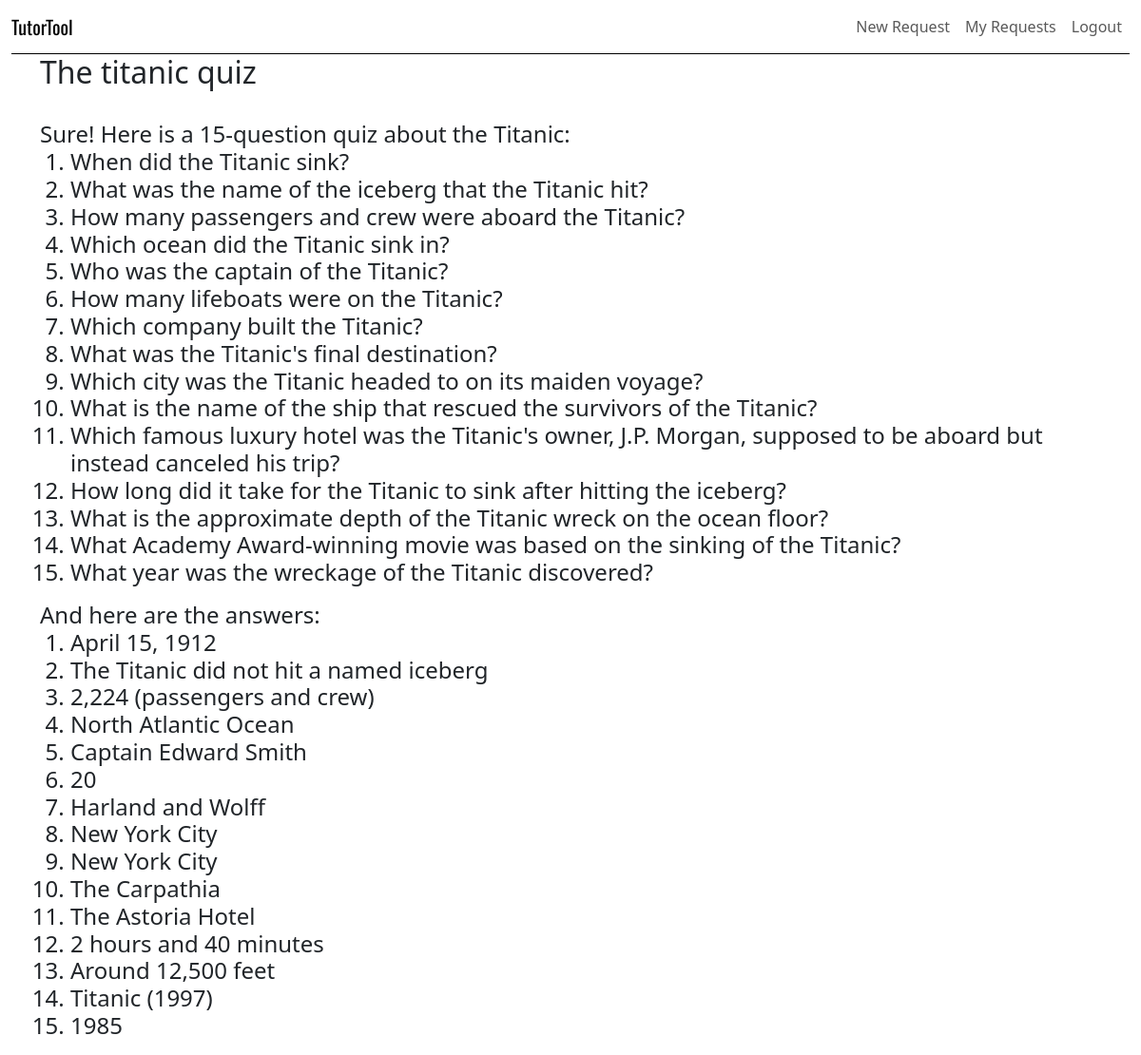
Screenshot of /mytutor/response/7 (signed in) with the database file from the repository.
### mytutor/models.py (models this page shows, shortened)
class Response(models.Model):
    user = models.ForeignKey(User, related_name='responses', on_delete=models.SET_NULL, null=True)
    input = models.TextField(blank=True, default='', max_length=3000)
    text = models.TextField(blank=True, default='', max_length=3000)
    request = models.CharField(blank=True, default='', max_length=10)
    created_dt = models.DateTimeField(auto_now=True)
    class Meta:
        ordering = ['-created_dt']

### mytutor/views.py (the view)
# urls.py: path('response/<int:pk>', views.ResponseDetail.as_view(), name='response'),
class ResponseDetail(LoginRequiredMixin, generic.DetailView):
    model = Response

### mytutor/templates/mytutor/response_detail.html
{% extends 'base.html' %}
{% load django_bootstrap5 %}
{% block content %}
  <div class="jumbotron container">
    <h2>{{response.request| capfirst}}</h2><br>
    <h4>{{response.text |safe}}</h4>
   </div>
{% endblock %}

### rows the page displays
Response: request "The titanic quiz", text "Sure! Here is a 15-question quiz about the Titanic: When did the Titanic sink? What was the name of the iceberg that the Titanic hit? How many passengers and crew were aboard the Titanic? Which ocean did the Titanic sink in? Who was the captain of the Titanic? How many lifeboats were on the Titanic? Which company built the Titanic? What was the Titanic's final destination? Which city was the Titanic headed to on its maiden voyage? What is the name of the ship that rescued the survivors of the Titanic? Which famous luxury hotel was the Titanic's owner, J.P. Morgan, supposed to be aboard but instead canceled his trip? How long did it take for the Titanic to sink after hitting the iceberg?…"
